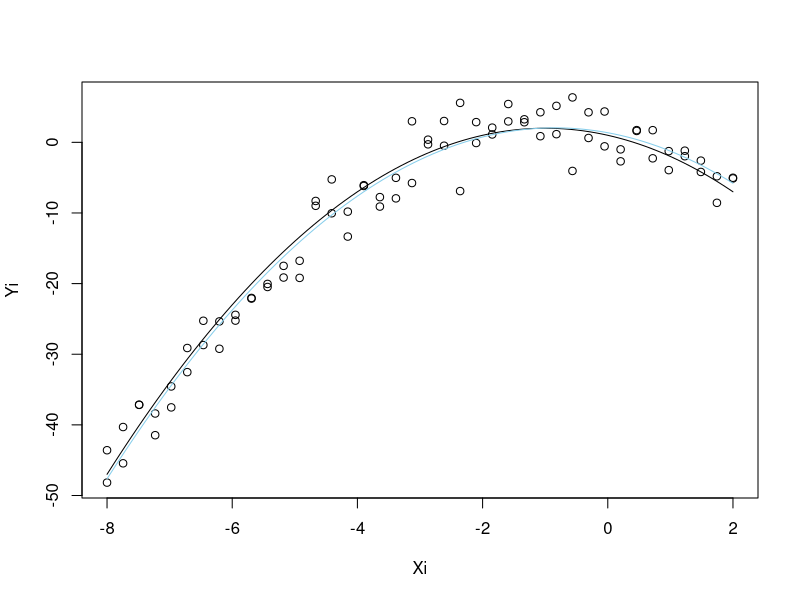
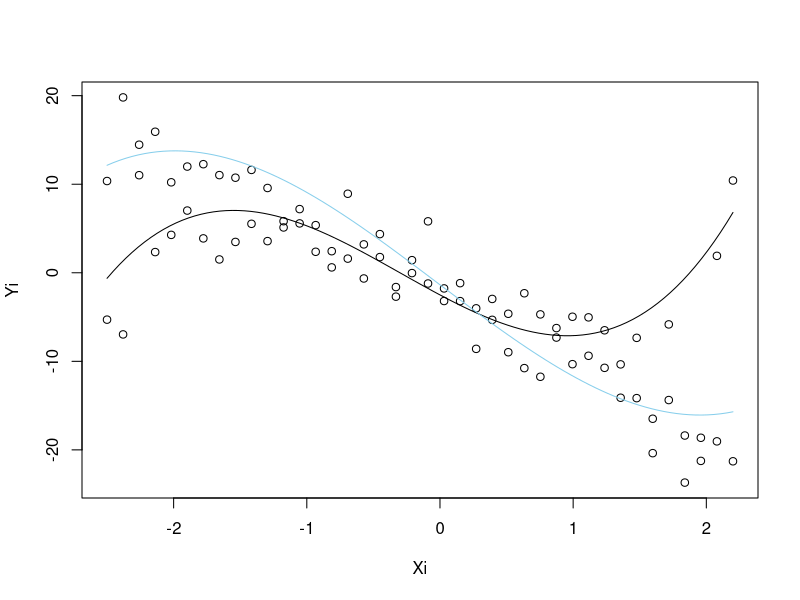
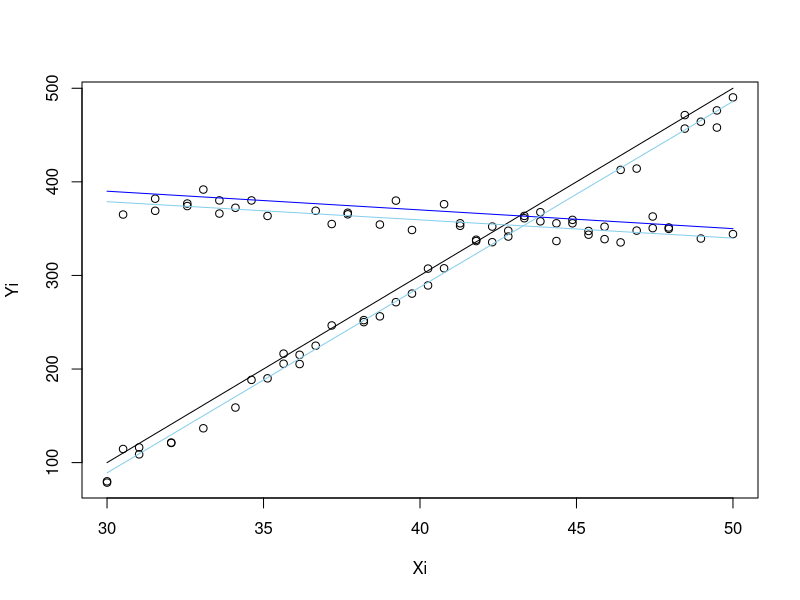

The R source for these figures, in order:
## ---- chunk 1
knitr::opts_chunk$set(echo = TRUE)
## ---- chunk 2
N <- 100 
n <- 80

storage_b0 <- rep(NA, N)
storage_b1 <- rep(NA, N)

for (i in 1:N){
  Xi <- rep(seq(-8, 2, length.out=n/2), each=2)
  Yi <- 1 - 2*Xi - (Xi^2) + rnorm(n, 0, 3)
  mylm <- lm(Yi ~ Xi + I(Xi^2))
  coef(mylm)
  storage_b0[i] <- coef(mylm)[1]
  storage_b1[i] <- coef(mylm)[2]
}

plot(Yi~Xi)
b <- coef(mylm)
curve(1-2*x-x**2, col = "black", add = TRUE)
curve(b[1]+b[2]*x + b[3]*x^2, col = "skyblue", add = TRUE)


## ---- chunk 3
N <- 100 
n <- 80

storage_b0 <- rep(NA, N)
storage_b1 <- rep(NA, N)


for (i in 1:N){
  Xi <- rep(seq(-2.5, 2.2, length.out=n/2), each=2)
  X2 <- sample(c(0,1),n, replace = T)
  Yi <- -2.5 - 8*Xi + 1.6 * (Xi^2)*(X2) + 1.8*(Xi^3)*(X2) + rnorm(n, 0, 3)
  mylm <- lm(Yi ~ Xi + I(Xi^2) + I(Xi^3) + Xi:X2)
  coef(mylm)
  storage_b0[i] <- coef(mylm)[1]
  storage_b1[i] <- coef(mylm)[2]
}

plot(Yi~Xi)
b <- coef(mylm)
curve( -2.5 - 8*x + 1.6 * (x^2) + 1.8*(x^3), col = "black", add = TRUE)
curve(b[1]+b[2]*x + b[3]*x^2 + b[4]*x^3, col = "skyblue", add = TRUE)
## ---- chunk 4
N <- 100 
n <- 80

storage_b0 <- rep(NA, N)
storage_b1 <- rep(NA, N)


for (i in 1:N){
  Xi <- rep(seq(30, 50, length.out=n/2), each=2)
  X2 <- sample(c(0,1),n, replace = T)
  Yi <- -500 + 20*Xi + 950 * (X2) - 22*(Xi)*(X2) + rnorm(n, -10, 10)
  mylm <- lm(Yi ~ Xi + X2 + Xi:X2)
  coef(mylm)
  storage_b0[i] <- coef(mylm)[1]
  storage_b1[i] <- coef(mylm)[2]
}

plot(Yi~Xi)
b <- coef(mylm)
curve(-500 + 20*x, col = "black", add = TRUE)
curve((-500 + 950) + (20-22)*x, col = "blue", add = TRUE)
curve(b[1]+b[2]*x, col = "skyblue", add = TRUE)
curve(b[1]+b[3]+(b[2]+b[4])*x, col = "skyblue", add = TRUE)
